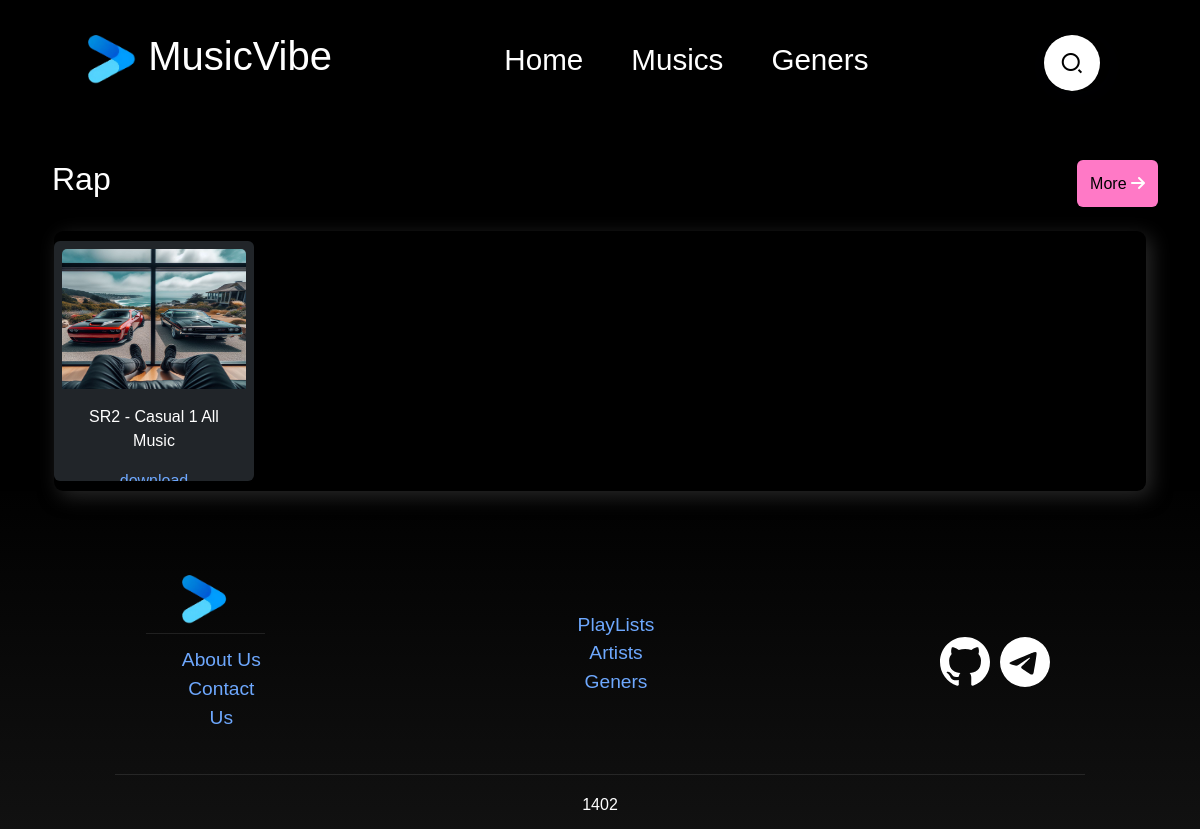
/all/, run on an earlier commit of the app's database.
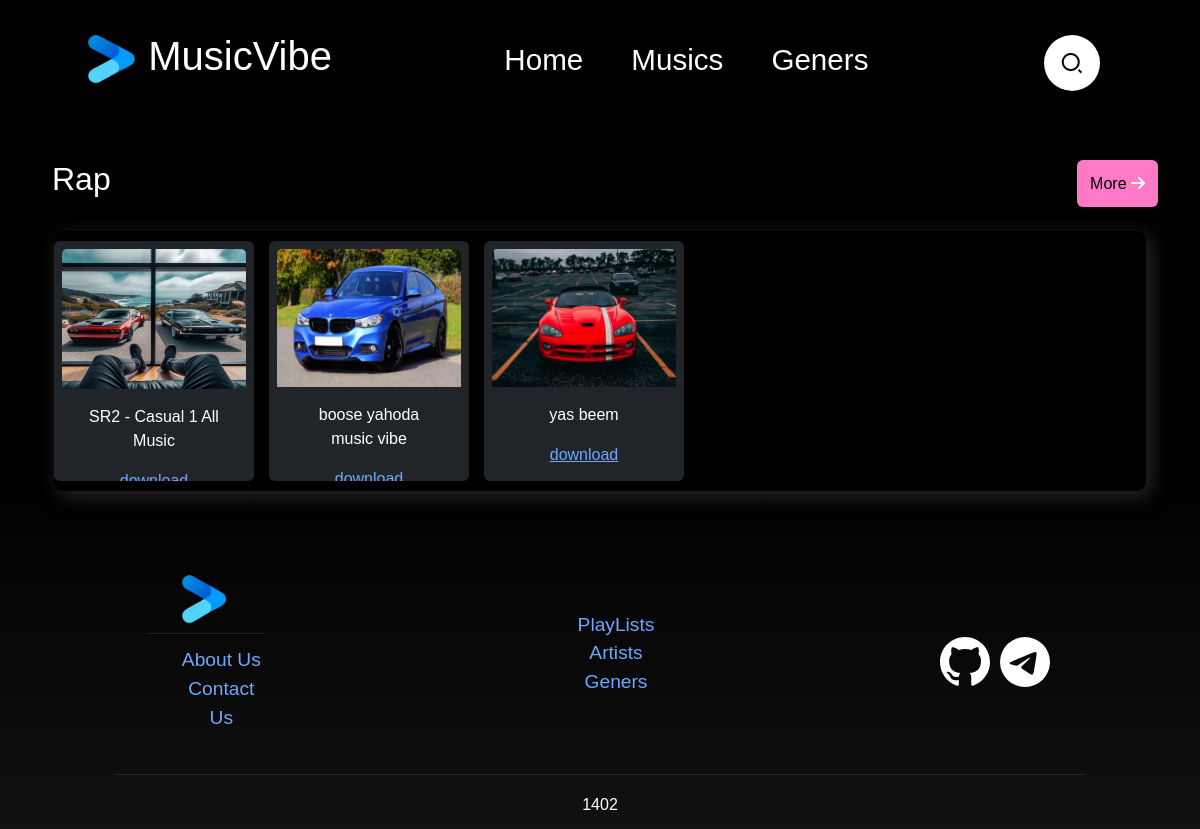
And on a later commit of the database.
### musics/models.py (models this page shows, shortened)
class Music_Class(models.Model):
    audio_file = models.FileField(upload_to='audio/')
    image = models.ImageField(upload_to='images/')
    title = models.CharField(max_length=200)
    full_description = models.TextField()
    artist = models.ForeignKey(User, on_delete=models.CASCADE, null=True)
    genres = TaggableManager()
    viewer = models.IntegerField(default=0,null=True,blank=True)

### all/views.py (the view)
# urls.py: path('', views.all_home, name='all_page'),
def all_home(request):
    data = Music_Class.objects.all()
    context = {
        "postsindb" : data,
    }
    return render(request, 'all/home.html',context=context)

### templates/all/home.html
{% extends "base.html" %} {% block title %}MV - All Musics{% endblock title %}
{% block content %}
<div class="d-flex flex-column container">
  <div class="daste d-flex flex-row w-100 justify-content-between my-4">
    <h2>Rap</h2>
    <button class="btn btn-more">More <i class="fa fa-arrow-right"></i></button>
  </div>
  <div class="songs w-100 d-flex container">
    <div class="box w-100">
      <ul id="lightSlider">
        {% for i in postsindb %}
        <li class="d-flex flex-column justify-content-between">
          <div class="card p-2 pb-0">
            <img
              src="{{i.image.url}}"
              alt="cover"
              class="card-img-top"
              style="max-height: 140px"
            />
            <div
              class="card-body text-center d-flex flex-column justify-content-between"
            >
              <p>{{i.title}}</p>
              <a href="{% url 'det' i.id%}" style="align-self: center"
                >download</a
              >
            </div>
          </div>
        </li>
        {% endfor %}
      </ul>
    </div>
  </div>
</div>
{% endblock content %}

### templates/base.html (shortened to what this page needs)
{% load static%}
<!DOCTYPE html>
<html lang="en" data-bs-theme="dark">
  <head>
    <link rel="stylesheet" href="{% static 'css/basestyle.css' %}" />
    <link
      href="https://cdn.jsdelivr.net/npm/remixicon@2.5.0/fonts/remixicon.css"
      rel="stylesheet"
    />
    <link rel="stylesheet" href="{% static 'library/lightslider.min.css' %}" />
    <link
      rel="stylesheet"
      href="https://cdnjs.cloudflare.com/ajax/libs/font-awesome/6.5.1/css/all.min.css"
    />
    <link
      href="https://cdn.jsdelivr.net/npm/bootstrap@5.3.2/dist/css/bootstrap.min.css"
      rel="stylesheet"
    />
    <link rel="stylesheet" href="{% static 'css/style.css' %}" />
    <link rel="stylesheet" href="{% static 'css/feature.css' %}" />
  </head>
  <body>
    <header class="w-100 mt-2 bg-black" style="z-index: 999">
      <nav
        class="d-flex flex-row justify-content-around w-100 align-items-center navbar navbar-expand-md"
      >
        <div class="logo">
          <div class="d-flex flex-row align-items-center">
            <div class="musicvibe-logo-img">
              <img id="logo" src="{% static 'icon/MV-logo.png'%}" alt="Logo" />
            </div>
            <div class="musicvibe-logo-title">
              <h1>MusicVibe</h1>
            </div>
          </div>
        </div>
        <div
          class="d-flex flex-row align-items-center justify-content-center"
          id="collapse-part"
        >
          <ul
            class="list-unstyled d-flex flex-row justify-content-around align-items-center gap-4 navbar-nav"
          >
            <li class="nav-item">Home</li>
            <li class="nav-item">Musics</li>
            <li class="nav-item">Geners</li>
          </ul>
        </div>
        <div class="contain w-auto" id="search-desktop">
          <form
            action="{% url 'search' %}"
            method="post"
            class="search"
            id="search-bar"
          >
            <div
              class="search__button"
              onclick="toggleSearch()"
              id="search-button"
            >
              <i class="ri-search-2-line search__icon"></i>
            </div>
          </form>
        </div>
      </nav>
    </header>
    <br />
    <main>{% block content%} {% endblock content%}</main>
    <footer>
      <br /><br /><br />
      <div class="footer-detail">
        <div class="footer-about-us footer-item">
          <div class="musicvibe-logo">
            <img
              src="{% static 'icon/MV-logo.png' %}"
              alt="MusicVibe"
              title="MusicVibe"
            />
          </div>
          <div class="musicvibe-about-us">
            <ul>
              <li><a href="{% url 'About' %}" target="_blank">About Us</a></li>
              <li>
                <a href="{% url 'Contact' %}" target="_blank">Contact Us</a>
              </li>
            </ul>
          </div>
        </div>
        <div class="musicvibe-artist footer-item">
          <ul>
            <li><a href="#" target="_blank">PlayLists</a></li>
            <li><a href="#" target="_blank">Artists</a></li>
            <li><a href="#" target="_blank">Geners</a></li>
          </ul>
        </div>
        <div class="social-medias footer-item">
          <div class="github-link icon-link">
            <a href="#" target="_blank"
              ></a>
          </div>
          <div class="telegram-link icon-link">
            <a href="#" target="_blank"
              ></a>
          </div>
        </div>
      </div>
      <div class="copyright-txt">
        <span>1402</span>
      </div>
    </footer>
  </body>
</html>

### static/css/basestyle.css (style rules this page uses)
* { color: #ffffff; font-family: sans-serif; box-sizing: border-box; scroll-behavior: smooth; transition: 0.5s; }
body { font-size: 1rem; margin: 0px; background-color: black; }
a { text-decoration: none; }
ul { list-style-type: none; margin: 0px; padding: 0px; }
header, footer { padding: 12px 8px; display: flex; align-items: center; }
header .header-item, footer .footer-item { width: calc(100% / 3); display: flex; justify-content: center; align-items: center; flex-grow: 1; }
header img, footer img, footer .footer-detail { width: 100%; }
header { position: sticky; top: 0px; }
header nav ul li { display: inline; padding: 10px 8px; margin: 0px 4px; }
li > a { text-decoration: none; font-size: larger; margin-top: 20px; }
footer { flex-direction: column; background: linear-gradient(to top, #111111, #010101); }
footer .footer-detail { display: flex; flex-direction: row; align-items: center; }
footer .footer-detail .footer-item { flex-grow: 1; text-align: center; }
footer .footer-about-us { flex-direction: column; }
footer .footer-about-us .musicvibe-logo { width: 12%; padding-bottom: 8px; }
footer .footer-about-us .musicvibe-about-us { width: 30%; border-top: 1px solid #e4e4e41c; padding-top: 12px; }
footer .social-medias { display: inline-flex; }
footer .social-medias .icon-link { padding: 5px; }
footer .social-medias .icon-link:first-child { margin-left: auto; }
footer .social-medias .icon-link:last-child { margin-right: auto; }
footer .social-medias .icon-link a svg { fill: #ffffff; }
footer .copyright-txt { width: 82%; padding-top: 18px; text-align: center; border-top: 1px solid #a8a8a827; margin-top: 25px; }
p , h2, h3, h4, h5, h6 { margin-left: 10px; padding-right: 10px; }

### static/css/style.css (style rules this page uses)
:root { --first-color: hsl(50, 88%, 47%); --dark-color: hsl(0, 0%, 24%); --title-color: hsl(0, 0%, 13%); --text-color-light: hsl(0, 0%, 0%); --white-color: #000000; --body-color: hsl(0, 0%, 0%); --body-font: "Poppins", sans-serif; --small-font-size: 0.813rem; }
@media screen and (min-width: 968px) { :root { --small-font-size: 0.875rem; } }
* { box-sizing: border-box; padding: 0; margin: 0; }
body { background-color: var(--body-color); }
#logo { width: 50px; height: 50px; margin-right: 10px; }
.contain { position: relative; margin: 4px 2px; height: 50px; width: 50px; vertical-align: bottom; place-items: center; }
.search { position: relative; width: 67px; height: 56px; background-color: var(--white-color); box-shadow: 0 4px 24px hsla(222, 68%, 12%, 0.1); border-radius: 4rem; padding: 10px; overflow: hidden; transition: width 0.5s cubic-bezier(0.9, 0, 0.3, 0.9); }
.search__button { width: 56px; height: 56px; background-color: white; border-radius: 50%; position: absolute; top: 0; bottom: 0; right: 10px; margin: auto; display: grid; place-items: center; cursor: pointer; transition: transform 0.6s cubic-bezier(0.9, 0, 0.3, 0.9); }
.search__icon, .search__close { color: var(--white-color); font-size: 1.5rem; position: absolute; transition: opacity 0.5s cubic-bezier(0.9, 0, 0.3, 0.9); }
.nav-item { cursor: pointer; font-size: 1.85rem !important; transition: all 1s; }

### static/css/feature.css (style rules this page uses)
body { background-color: black; }
.btn-more { background-color: #ff79c6 !important; color: black; }
li { list-style: none; }
.box { display: flex; align-items: center; border-radius: 9px; height: 260px; box-shadow: 5px 5px 20px rgb(41, 41, 41); }
.card { width: 200px; height: 240px; border: none; object-fit: cover; overflow: hidden; }
.card img { width: 100%; }

What changed in the data, as far as the page shows it:
added Music_Class: image (picture), title "boose yahoda music vibe"
added Music_Class: image (picture), title "yas beem"
